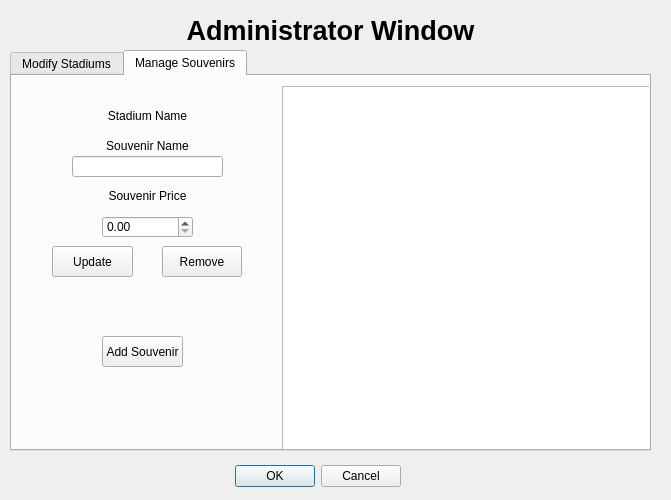
<?xml version="1.0" encoding="UTF-8"?>
<ui version="4.0">
 <class>Admin</class>
 <widget class="QDialog" name="Admin">
  <property name="geometry">
   <rect>
    <x>0</x>
    <y>0</y>
    <width>671</width>
    <height>500</height>
   </rect>
  </property>
  <property name="windowTitle">
   <string>Dialog</string>
  </property>
  <widget class="QDialogButtonBox" name="buttonBox">
   <property name="geometry">
    <rect>
     <x>230</x>
     <y>460</y>
     <width>171</width>
     <height>32</height>
    </rect>
   </property>
   <property name="layoutDirection">
    <enum>Qt::LeftToRight</enum>
   </property>
   <property name="orientation">
    <enum>Qt::Horizontal</enum>
   </property>
   <property name="standardButtons">
    <set>QDialogButtonBox::Cancel|QDialogButtonBox::Ok</set>
   </property>
  </widget>
  <widget class="QLabel" name="admin_label">
   <property name="geometry">
    <rect>
     <x>-110</x>
     <y>10</y>
     <width>881</width>
     <height>41</height>
    </rect>
   </property>
   <property name="font">
    <font>
     <pointsize>20</pointsize>
     <weight>75</weight>
     <bold>true</bold>
    </font>
   </property>
   <property name="text">
    <string>Administrator Window</string>
   </property>
   <property name="scaledContents">
    <bool>true</bool>
   </property>
   <property name="alignment">
    <set>Qt::AlignCenter</set>
   </property>
  </widget>
  <widget class="QTabWidget" name="tabWidget">
   <property name="geometry">
    <rect>
     <x>10</x>
     <y>50</y>
     <width>641</width>
     <height>401</height>
    </rect>
   </property>
   <property name="currentIndex">
    <number>1</number>
   </property>
   <widget class="QWidget" name="ModifyStadiums">
    <attribute name="title">
     <string>Modify Stadiums</string>
    </attribute>
    <widget class="QLabel" name="teamName">
     <property name="geometry">
      <rect>
       <x>100</x>
       <y>50</y>
       <width>101</width>
       <height>21</height>
      </rect>
     </property>
     <property name="text">
      <string>New Team Name</string>
     </property>
    </widget>
    <widget class="QLineEdit" name="newTeam_field">
     <property name="geometry">
      <rect>
       <x>60</x>
       <y>70</y>
       <width>171</width>
       <height>20</height>
      </rect>
     </property>
    </widget>
    <widget class="QLabel" name="stadiumName_label">
     <property name="geometry">
      <rect>
       <x>90</x>
       <y>100</y>
       <width>101</width>
       <height>21</height>
      </rect>
     </property>
     <property name="text">
      <string>New Stadium Name</string>
     </property>
    </widget>
    <widget class="QLineEdit" name="stadiumName_field">
     <property name="geometry">
      <rect>
       <x>60</x>
       <y>120</y>
       <width>171</width>
       <height>20</height>
      </rect>
     </property>
    </widget>
    <widget class="QLabel" name="seatingCapacity_label">
     <property name="geometry">
      <rect>
       <x>100</x>
       <y>150</y>
       <width>101</width>
       <height>21</height>
      </rect>
     </property>
     <property name="text">
      <string>Seating Capacity</string>
     </property>
    </widget>
    <widget class="QDoubleSpinBox" name="seatingCapacity">
     <property name="geometry">
      <rect>
       <x>110</x>
       <y>170</y>
       <width>61</width>
       <height>22</height>
      </rect>
     </property>
     <property name="decimals">
      <number>0</number>
     </property>
    </widget>
    <widget class="QLabel" name="stadiumLocation_label">
     <property name="geometry">
      <rect>
       <x>100</x>
       <y>210</y>
       <width>101</width>
       <height>21</height>
      </rect>
     </property>
     <property name="text">
      <string>Stadium Location</string>
     </property>
    </widget>
    <widget class="QLineEdit" name="stadiumLocation_field">
     <property name="geometry">
      <rect>
       <x>60</x>
       <y>230</y>
       <width>171</width>
       <height>20</height>
      </rect>
     </property>
    </widget>
    <widget class="QLabel" name="playingSurface_label">
     <property name="geometry">
      <rect>
       <x>100</x>
       <y>270</y>
       <width>101</width>
       <height>21</height>
      </rect>
     </property>
     <property name="text">
      <string>Playing Surface</string>
     </property>
    </widget>
    <widget class="QLineEdit" name="playingSurface_field">
     <property name="geometry">
      <rect>
       <x>60</x>
       <y>290</y>
       <width>171</width>
       <height>20</height>
      </rect>
     </property>
    </widget>
    <widget class="QLabel" name="teamLeague_label">
     <property name="geometry">
      <rect>
       <x>430</x>
       <y>50</y>
       <width>101</width>
       <height>21</height>
      </rect>
     </property>
     <property name="text">
      <string>Team League</string>
     </property>
    </widget>
    <widget class="QListWidget" name="listWidget">
     <property name="geometry">
      <rect>
       <x>420</x>
       <y>70</y>
       <width>101</width>
       <height>41</height>
      </rect>
     </property>
     <item>
      <property name="text">
       <string>National</string>
      </property>
     </item>
     <item>
      <property name="text">
       <string>American</string>
      </property>
     </item>
    </widget>
    <widget class="QLabel" name="dateOpened_label">
     <property name="geometry">
      <rect>
       <x>430</x>
       <y>130</y>
       <width>101</width>
       <height>21</height>
      </rect>
     </property>
     <property name="text">
      <string>Date Opened</string>
     </property>
    </widget>
    <widget class="QLineEdit" name="dateOpened_field">
     <property name="geometry">
      <rect>
       <x>420</x>
       <y>150</y>
       <width>91</width>
       <height>20</height>
      </rect>
     </property>
    </widget>
    <widget class="QLabel" name="distanceCenter_label">
     <property name="geometry">
      <rect>
       <x>410</x>
       <y>180</y>
       <width>141</width>
       <height>21</height>
      </rect>
     </property>
     <property name="text">
      <string>Distance to Center Field</string>
     </property>
    </widget>
    <widget class="QLineEdit" name="distance_field">
     <property name="geometry">
      <rect>
       <x>390</x>
       <y>200</y>
       <width>171</width>
       <height>20</height>
      </rect>
     </property>
    </widget>
    <widget class="QLabel" name="stadiumTopology_label">
     <property name="geometry">
      <rect>
       <x>420</x>
       <y>230</y>
       <width>101</width>
       <height>21</height>
      </rect>
     </property>
     <property name="text">
      <string>Stadium Topology</string>
     </property>
    </widget>
    <widget class="QLineEdit" name="topology_field">
     <property name="geometry">
      <rect>
       <x>390</x>
       <y>250</y>
       <width>171</width>
       <height>20</height>
      </rect>
     </property>
    </widget>
    <widget class="QLabel" name="stadiumRooftype_label">
     <property name="geometry">
      <rect>
       <x>410</x>
       <y>280</y>
       <width>101</width>
       <height>21</height>
      </rect>
     </property>
     <property name="text">
      <string>Stadium Rooftype</string>
     </property>
    </widget>
    <widget class="QLineEdit" name="lineEdit_12">
     <property name="geometry">
      <rect>
       <x>390</x>
       <y>300</y>
       <width>171</width>
       <height>20</height>
      </rect>
     </property>
    </widget>
   </widget>
   <widget class="QWidget" name="ManageSouvenirs">
    <attribute name="title">
     <string>Manage Souvenirs</string>
    </attribute>
    <widget class="QTableView" name="souvenir_tableView">
     <property name="geometry">
      <rect>
       <x>270</x>
       <y>10</y>
       <width>581</width>
       <height>541</height>
      </rect>
     </property>
    </widget>
    <widget class="QLabel" name="label_stadiumName">
     <property name="geometry">
      <rect>
       <x>10</x>
       <y>30</y>
       <width>251</width>
       <height>20</height>
      </rect>
     </property>
     <property name="text">
      <string>Stadium Name</string>
     </property>
     <property name="alignment">
      <set>Qt::AlignCenter</set>
     </property>
    </widget>
    <widget class="QLabel" name="label_souvenirName">
     <property name="geometry">
      <rect>
       <x>10</x>
       <y>60</y>
       <width>251</width>
       <height>20</height>
      </rect>
     </property>
     <property name="text">
      <string>Souvenir Name</string>
     </property>
     <property name="alignment">
      <set>Qt::AlignCenter</set>
     </property>
    </widget>
    <widget class="QLabel" name="label_souvenirPrice">
     <property name="geometry">
      <rect>
       <x>10</x>
       <y>110</y>
       <width>251</width>
       <height>20</height>
      </rect>
     </property>
     <property name="text">
      <string>Souvenir Price</string>
     </property>
     <property name="alignment">
      <set>Qt::AlignCenter</set>
     </property>
    </widget>
    <widget class="QLineEdit" name="lineEdit_souvenirName">
     <property name="geometry">
      <rect>
       <x>60</x>
       <y>80</y>
       <width>151</width>
       <height>21</height>
      </rect>
     </property>
    </widget>
    <widget class="QPushButton" name="pushButton_updateSouvenir">
     <property name="geometry">
      <rect>
       <x>40</x>
       <y>170</y>
       <width>81</width>
       <height>31</height>
      </rect>
     </property>
     <property name="text">
      <string>Update</string>
     </property>
    </widget>
    <widget class="QPushButton" name="pushButton_removeSouvenir">
     <property name="geometry">
      <rect>
       <x>150</x>
       <y>170</y>
       <width>80</width>
       <height>31</height>
      </rect>
     </property>
     <property name="text">
      <string>Remove</string>
     </property>
    </widget>
    <widget class="QPushButton" name="pushButton_addSouvenir">
     <property name="geometry">
      <rect>
       <x>80</x>
       <y>451</y>
       <width>111</width>
       <height>31</height>
      </rect>
     </property>
     <property name="text">
      <string>Add Souvenir</string>
     </property>
    </widget>
    <widget class="QDoubleSpinBox" name="doubleSpinBox_cost">
     <property name="geometry">
      <rect>
       <x>90</x>
       <y>140</y>
       <width>91</width>
       <height>22</height>
      </rect>
     </property>
    </widget>
    <widget class="QPushButton" name="pushButton_updateSouvenir_3">
     <property name="geometry">
      <rect>
       <x>90</x>
       <y>260</y>
       <width>81</width>
       <height>31</height>
      </rect>
     </property>
     <property name="text">
      <string>Add Souvenir</string>
     </property>
    </widget>
   </widget>
  </widget>
 </widget>
 <resources/>
 <connections>
  <connection>
   <sender>buttonBox</sender>
   <signal>accepted()</signal>
   <receiver>Admin</receiver>
   <slot>accept()</slot>
   <hints>
    <hint type="sourcelabel">
     <x>248</x>
     <y>254</y>
    </hint>
    <hint type="destinationlabel">
     <x>157</x>
     <y>274</y>
    </hint>
   </hints>
  </connection>
  <connection>
   <sender>buttonBox</sender>
   <signal>rejected()</signal>
   <receiver>Admin</receiver>
   <slot>reject()</slot>
   <hints>
    <hint type="sourcelabel">
     <x>316</x>
     <y>260</y>
    </hint>
    <hint type="destinationlabel">
     <x>286</x>
     <y>274</y>
    </hint>
   </hints>
  </connection>
 </connections>
</ui>
